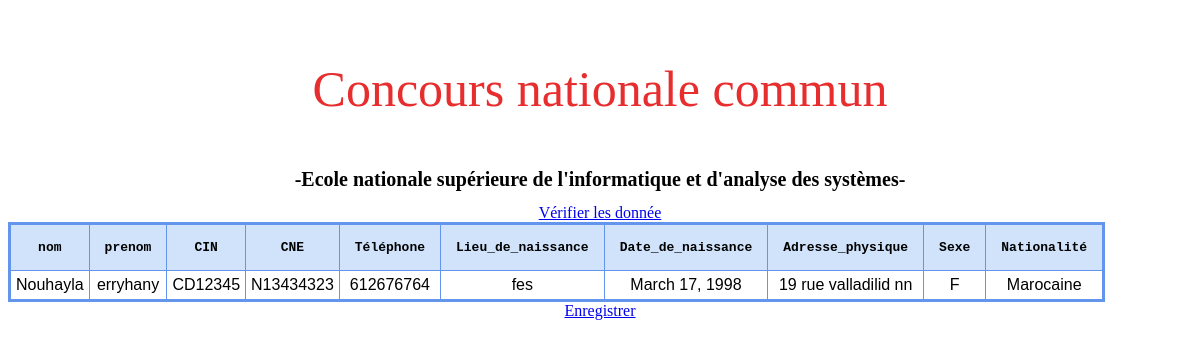
/fiches/ (signed in), run on an earlier commit of the app's database.
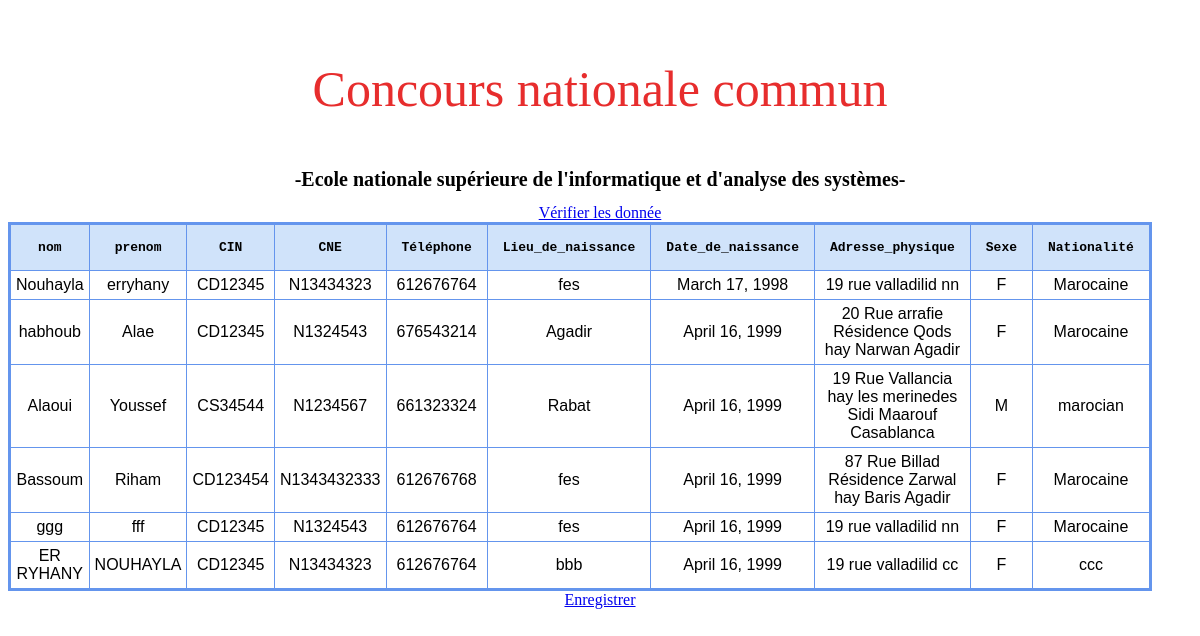
And on a later commit of the database.
### personal/models.py (models this page shows, shortened)
class Fiche_de_condidature (models.Model):
    nom = models.CharField(max_length = 140 , default='')
    prenom = models.CharField(max_length = 140 , default='')
    CIN = models.CharField(max_length = 140 , default='')
    CNE = models.CharField(max_length = 140 , default='')
    Téléphone = models.IntegerField(default='')
    Lieu_de_naissance = models.CharField(max_length = 140 , default='')
    Date_de_naissance = models.DateField()
    Adresse_physique = models.CharField(max_length = 140 , default='')
    Sexe = models.CharField(max_length = 140 , default='')
    Nationalité = models.CharField(max_length = 140 , default='')
    pdf = models.FileField(upload_to='fiches/pdfs/')

### personal/views.py (the view)
# urls.py: url(r'^fiches/$', views.ficheList, name='ficheList'),
@user_passes_test(lambda u: u.is_superuser)
def ficheList(request):
    fiches = Fiche_de_condidature.objects.all()
    return render(request, 'personal/fiches.html' , {
        'fiches' : fiches
    })

### personal/templates/personal/fiches.html (shortened to what this page needs)
<head>
  {% load staticfiles %}
  <link rel="stylesheet" href="{% static 'personal/css/fiches.css' %}" type = "text/css"/>
</head>
<body>
{% block content %}
<div class="headerr">
      <p>Concours nationale commun </p>
      <h1> -Ecole nationale supérieure de l'informatique et d'analyse des systèmes- </h1>
      <a href="/homee" class="button" >Vérifier les donnée </a>
 <table class="table mb-0">
    <thead>
      <tr>
      <th>nom</th>
        <th>prenom</th>
        <th>CIN</th>
        <th>CNE</th>
        <th>Téléphone</th>
        <th>Lieu_de_naissance</th>
        <th>Date_de_naissance</th>
        <th>Adresse_physique</th>
        <th>Sexe</th>
        <th>Nationalité</th>
      </tr>
    </thead>
    <tbody>
      {% for fiche in fiches %}
        <tr>
          <td>{{ fiche.nom }}</td>
          <td>{{ fiche.prenom }}</td>
          <td>{{ fiche.CIN }}</td>
          <td>{{ fiche.CNE }}</td>
          <td>{{ fiche.Téléphone }}</td>
          <td>{{ fiche.Lieu_de_naissance }}</td>
          <td>{{ fiche.Date_de_naissance }}</td>
          <td>{{ fiche.Adresse_physique }}</td>
          <td>{{ fiche.Sexe }}</td>
          <td>{{ fiche.Nationalité }}</td>
        </tr>
      {% endfor %}
    </tbody>
  </table>
  <a href="/export" class="button" >Enregistrer </a>
</div>
{% endblock %}

What changed in the data, as far as the page shows it:
added Fiche_de_condidature: nom "habhoub", prenom "Alae", CIN "CD12345", CNE "N1324543", Téléphone "676543214", Lieu_de_naissance "Agadir", Date_de_naissance "April 16, 1999", Adresse_physique "20 Rue arrafie Résidence Qods hay Narwan Agadir", Sexe "F", Nationalité "Marocaine"
added Fiche_de_condidature: nom "Alaoui", prenom "Youssef", CIN "CS34544", CNE "N1234567", Téléphone "661323324", Lieu_de_naissance "Rabat", Date_de_naissance "April 16, 1999", Adresse_physique "19 Rue Vallancia hay les merinedes Sidi Maarouf Casablanca", Sexe "M", Nationalité "marocian"
added Fiche_de_condidature: nom "Bassoum", prenom "Riham", CIN "CD123454", CNE "N1343432333", Téléphone "612676768", Lieu_de_naissance "fes", Date_de_naissance "April 16, 1999", Adresse_physique "87 Rue Billad Résidence Zarwal hay Baris Agadir", Sexe "F", Nationalité "Marocaine"
added Fiche_de_condidature: nom "ggg", prenom "fff", CIN "CD12345", CNE "N1324543", Téléphone "612676764", Lieu_de_naissance "fes", Date_de_naissance "April 16, 1999", Adresse_physique "19 rue valladilid nn", Sexe "F", Nationalité "Marocaine"
added Fiche_de_condidature: nom "ER RYHANY", prenom "NOUHAYLA", CIN "CD12345", CNE "N13434323", Téléphone "612676764", Lieu_de_naissance "bbb", Date_de_naissance "April 16, 1999", Adresse_physique "19 rue valladilid cc", Sexe "F", Nationalité "ccc"
